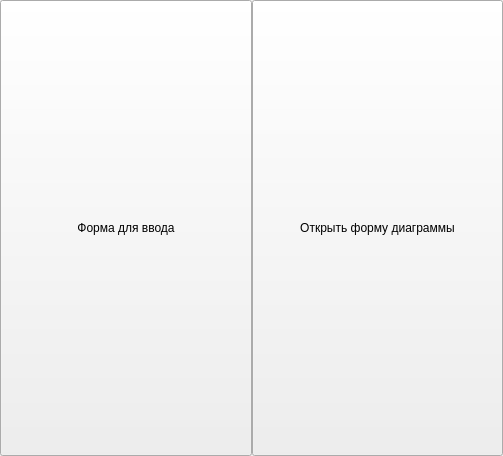
<?xml version="1.0" encoding="UTF-8"?>
<ui version="4.0">
 <class>MainWindow</class>
 <widget class="QMainWindow" name="MainWindow">
  <property name="geometry">
   <rect>
    <x>0</x>
    <y>0</y>
    <width>503</width>
    <height>456</height>
   </rect>
  </property>
  <property name="sizePolicy">
   <sizepolicy hsizetype="Expanding" vsizetype="Expanding">
    <horstretch>0</horstretch>
    <verstretch>0</verstretch>
   </sizepolicy>
  </property>
  <property name="windowTitle">
   <string>MainWindow</string>
  </property>
  <widget class="QWidget" name="centralWidget">
   <property name="sizePolicy">
    <sizepolicy hsizetype="Expanding" vsizetype="Expanding">
     <horstretch>0</horstretch>
     <verstretch>0</verstretch>
    </sizepolicy>
   </property>
   <property name="cursor">
    <cursorShape>ArrowCursor</cursorShape>
   </property>
   <layout class="QGridLayout" name="gridLayout">
    <property name="leftMargin">
     <number>0</number>
    </property>
    <property name="topMargin">
     <number>0</number>
    </property>
    <property name="rightMargin">
     <number>0</number>
    </property>
    <property name="bottomMargin">
     <number>0</number>
    </property>
    <property name="spacing">
     <number>0</number>
    </property>
    <item row="0" column="0">
     <widget class="QPushButton" name="createFormBtn">
      <property name="sizePolicy">
       <sizepolicy hsizetype="Expanding" vsizetype="Expanding">
        <horstretch>0</horstretch>
        <verstretch>0</verstretch>
       </sizepolicy>
      </property>
      <property name="text">
       <string>Форма для ввода</string>
      </property>
     </widget>
    </item>
    <item row="0" column="1">
     <widget class="QPushButton" name="colorDiagramBtnOpen">
      <property name="sizePolicy">
       <sizepolicy hsizetype="Expanding" vsizetype="Expanding">
        <horstretch>0</horstretch>
        <verstretch>0</verstretch>
       </sizepolicy>
      </property>
      <property name="text">
       <string>Открыть форму диаграммы</string>
      </property>
     </widget>
    </item>
   </layout>
  </widget>
 </widget>
 <layoutdefault spacing="6" margin="11"/>
 <resources/>
 <connections/>
</ui>
